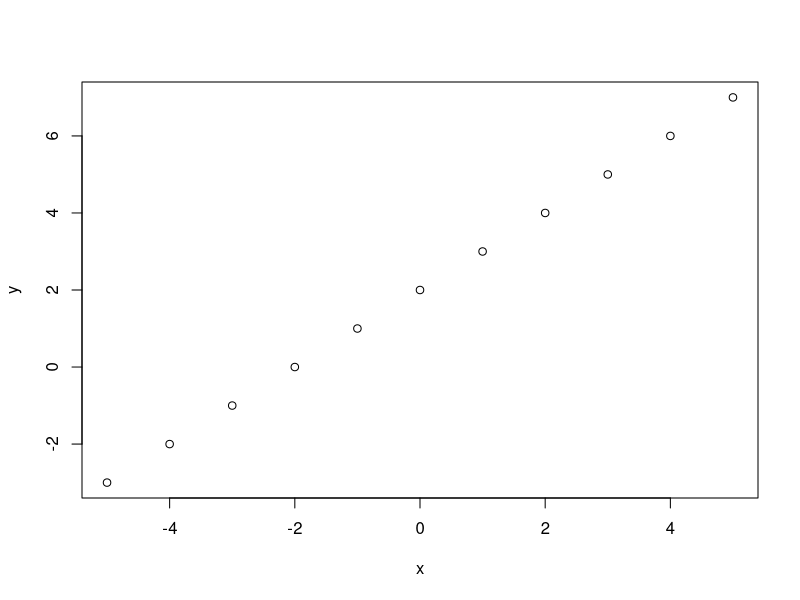
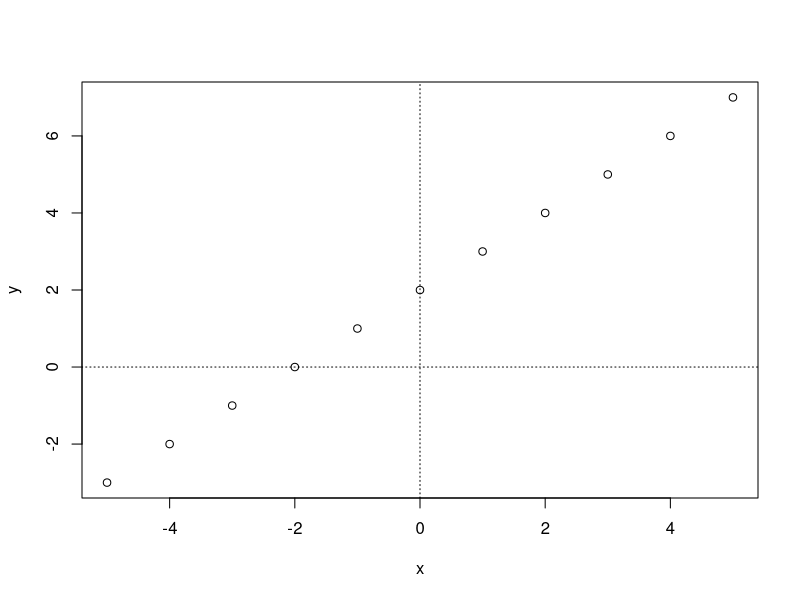
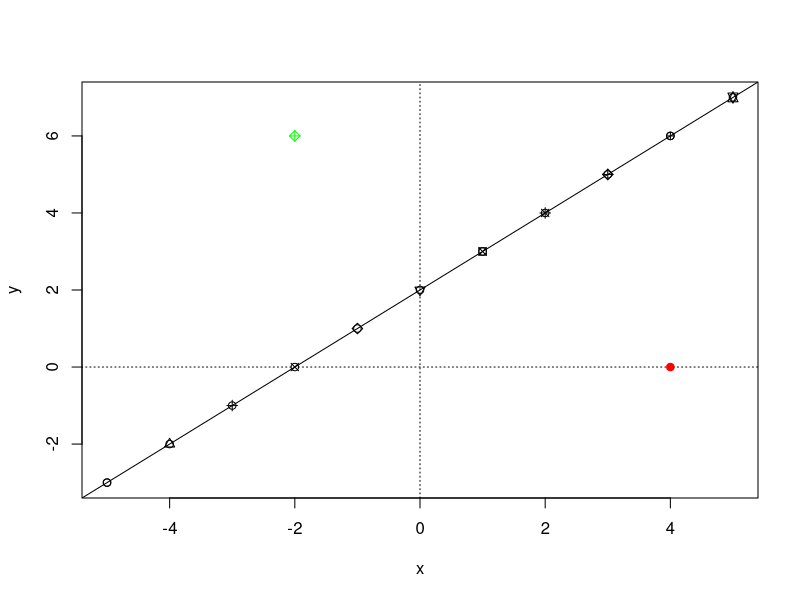
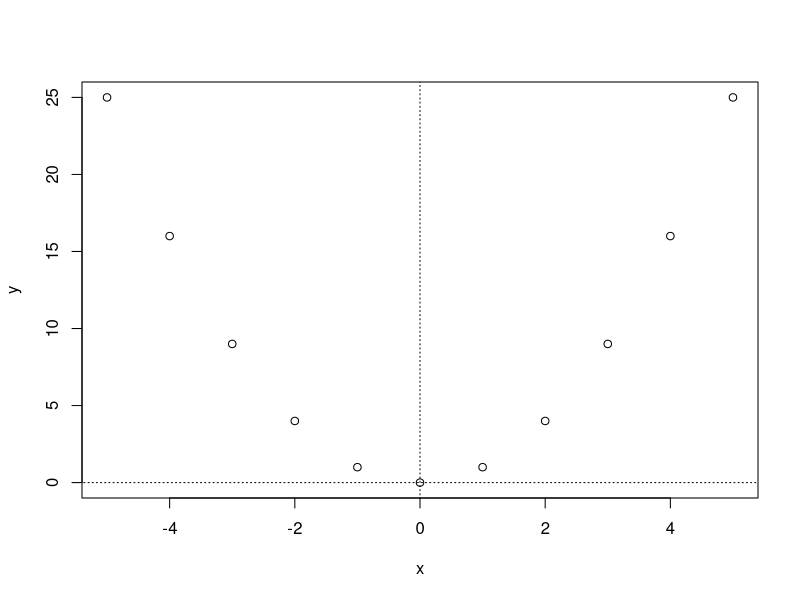
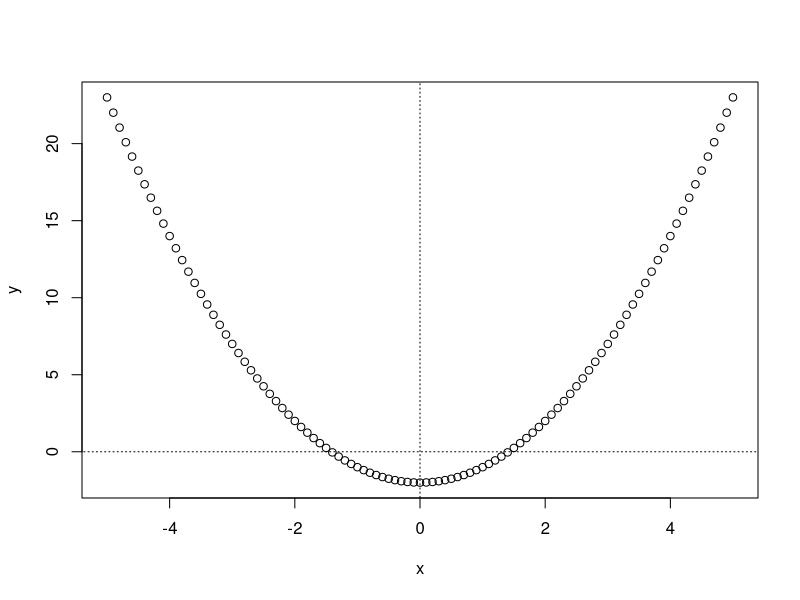
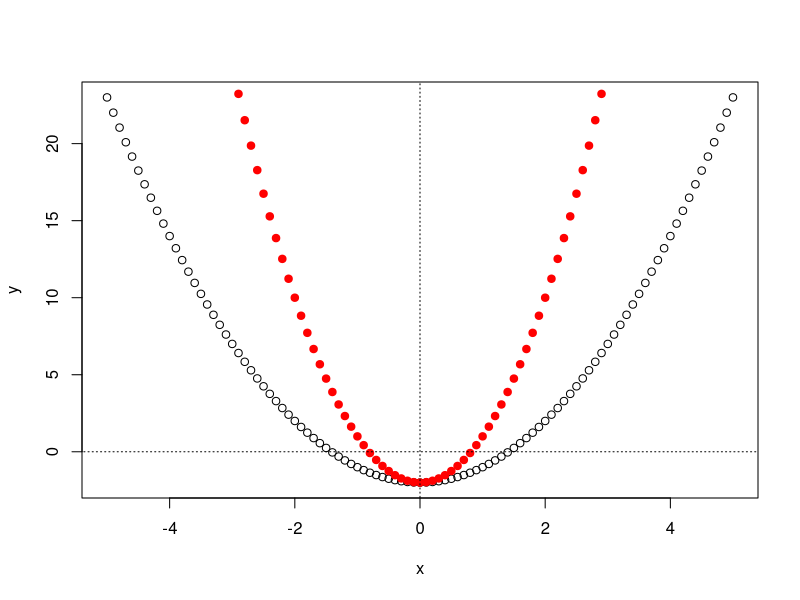
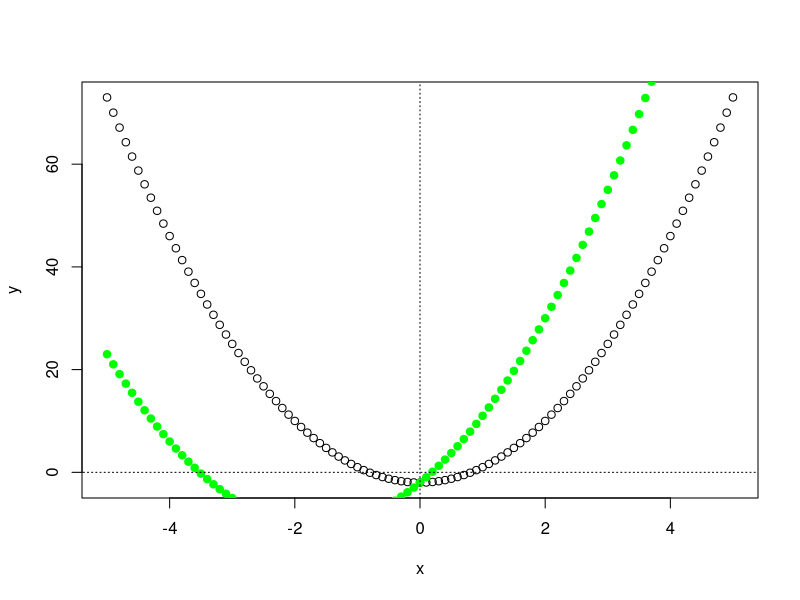

These charts were generated, in order, by the following R code: (Note: this script raises an error after producing the figures.)
#!/usr/bin/env Rscript
# Author: Sebastian Dohne <sed24@ic.ac.uk>

rm(list=ls())
x<-seq(from = -5, to = 5, by = 1)
x
x[[1]]
## [1] -5
x[[2]]
## [1] -4
x[[9]]
## [1] 3
x[[length(x)]] #the last elements index is the same as the length of the sequence
## [1] 5

i<-1
x[[i]]

i<- seq(0,10,1)
i

a<-2 #intercept 
b<-1 #slope
y<-a+b*x
plot(x,y)


plot(x,y) 
segments(0,-10,0,10, lty=3) #add cartesian axes to see intercept better
segments(-10,0,10,0,lty=3)

?abline #adds line/lines to existing plots

plot(x,y, col="black")
segments(0,-10,0,10, lty=3)
segments(-10,0,10,0,lty=3)
abline(a = 2, b=1) #only need intercept and slope to plot the line

# Add a point at (4, 0) with red color and filled circle symbol
points(4, 0, col="red", pch=19)  # col="red" sets color to red, pch=19 sets the symbol to a filled circle

# Add a point at (-2, 6) with green color and a different symbol (open circle with a plus sign)
points(-2, 6, col="green", pch=9)  # col="green" sets color to green, pch=9 sets the symbol to an open circle with a plus sign

# Plot multiple points defined by vectors x and y, each with a different plotting symbol
points(x, y, pch=c(1,2,3,4,5,6,7,8,9,10,11))  # pch=c(1,2,3,...) assigns a sequence of different symbols for each point

#plot the quadratic function

y<-x^2
plot(x,y)
segments(-30,0,30,0,lty=3) #starts at point -30, 0 and ends at point 30, 0
segments(0,-30,0,30, lty=3)

#give linear function intercept of a-2
x<-seq(from = -5, to = 5, by = 0.1)
a<- -2
y<-a+x^2
plot(x,y)
segments(0,-30,0,30, lty=3)
segments(-30,0,30,0,lty=3)

plot(x,y)
a<- -2
b<-3
y<-a+b*x^2 #gave the curve a higher slope
points(x,y, pch=19, col="red")
segments(0,-30,0,30, lty=3)
segments(-30,0,30,0,lty=3)

#𝑦 = 𝑎 + (𝑏1 ∗ 𝑥) + (𝑏2 ∗ 𝑥 " )

plot(x,y)
a<- -2
b1<- 10
b2<-3
y<-a+b1*x+b2*x^2
points(x,y, pch=19, col="green")
segments(0,-100,0,100, lty=3)
segments(-100,0,100,0,lty=3)

#find highest y point in equation
x<-seq(from = -100, to = 100, by = 1)
plot(x, y, type="n", xlim=c(-100, 100), ylim=c(-1000, 1000), main="Plot with Adjusted Scales")
a<- -1
b1<- 2
b2<-0.15
y<-a+b1*x-b2*x^2
points(x,y, pch=19, col="green")
segments(0,-1000,0,1000, lty=3)
segments(-1000,0,1000,0,lty=3)
max_y_index <- which.max(y)  # Find the index of the maximum y value
highest_x <- x[max_y_index]  # Get the corresponding x value
highest_y <- y[max_y_index]  # Get the highest y value# Find the index of the maximum y value
points(highest_x, highest_y, col="red", pch=19)
text(highest_x, highest_y, labels=paste("Max y =", round(highest_y, 2)), pos=3) # pos=3 places the text above the point for better visibility
